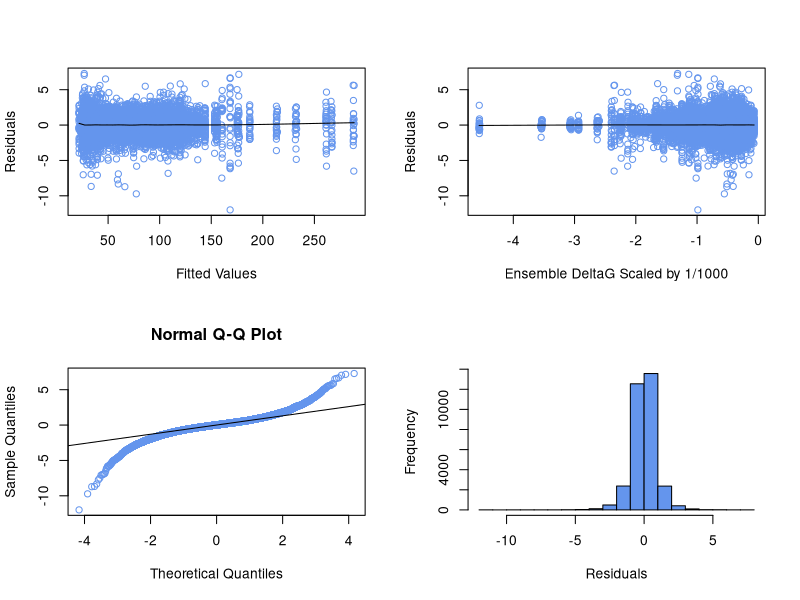
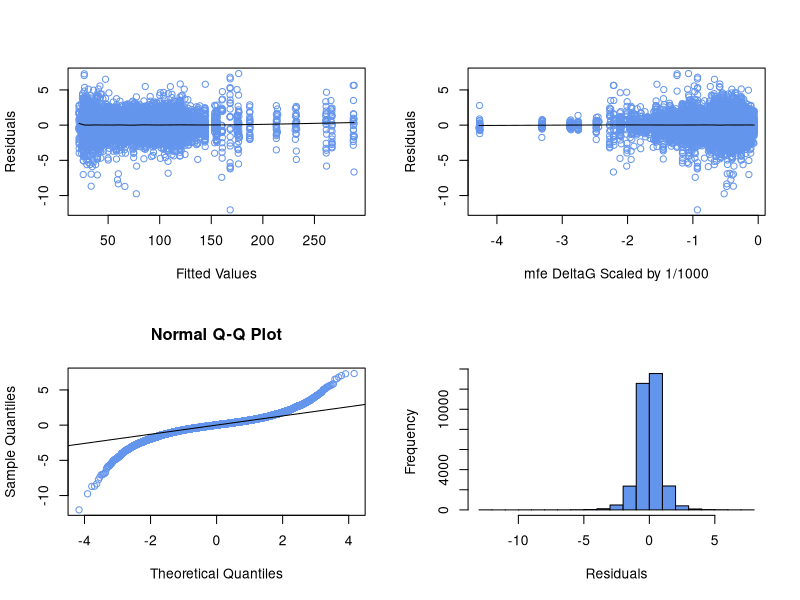
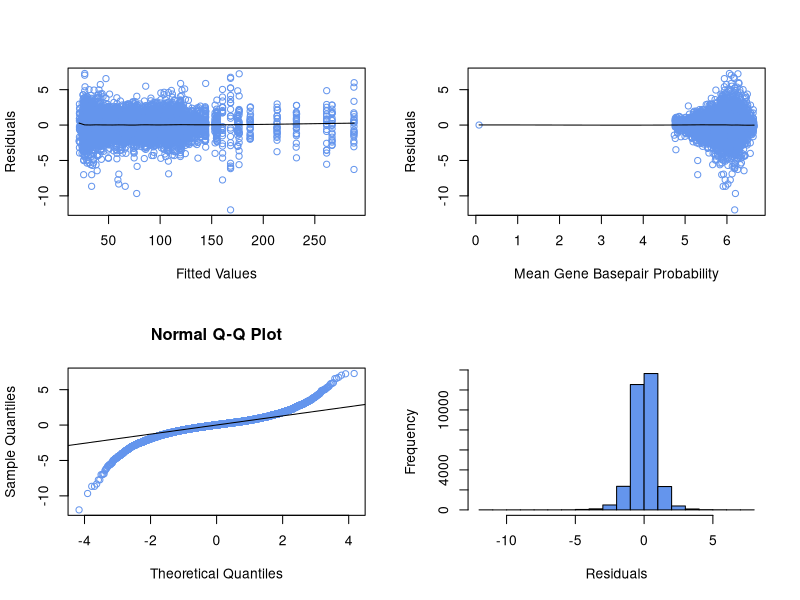
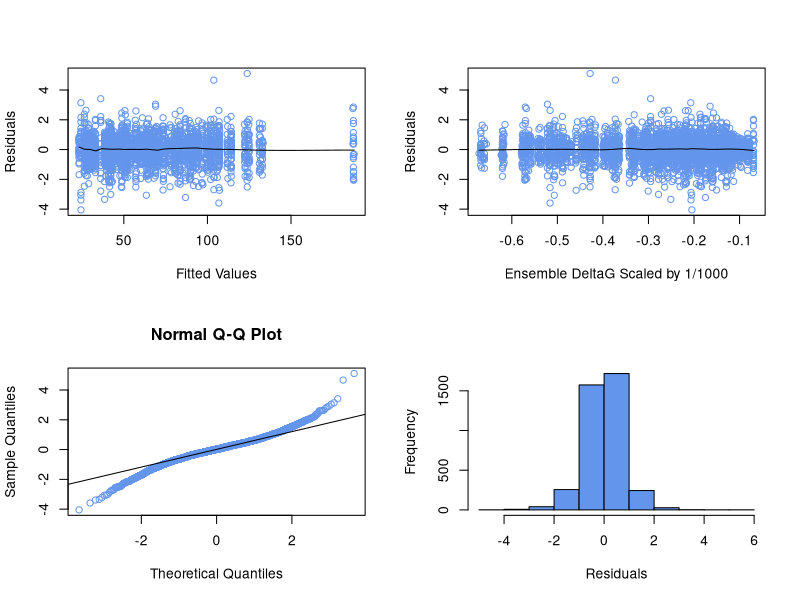
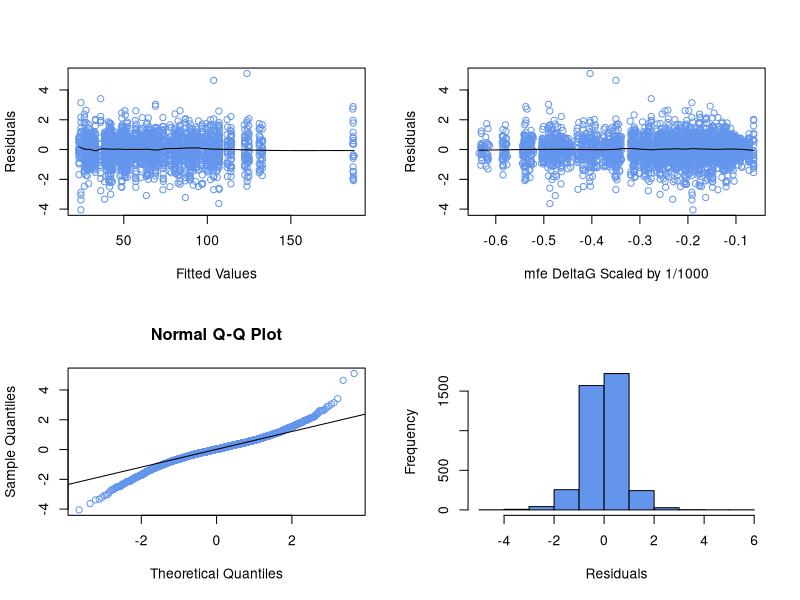
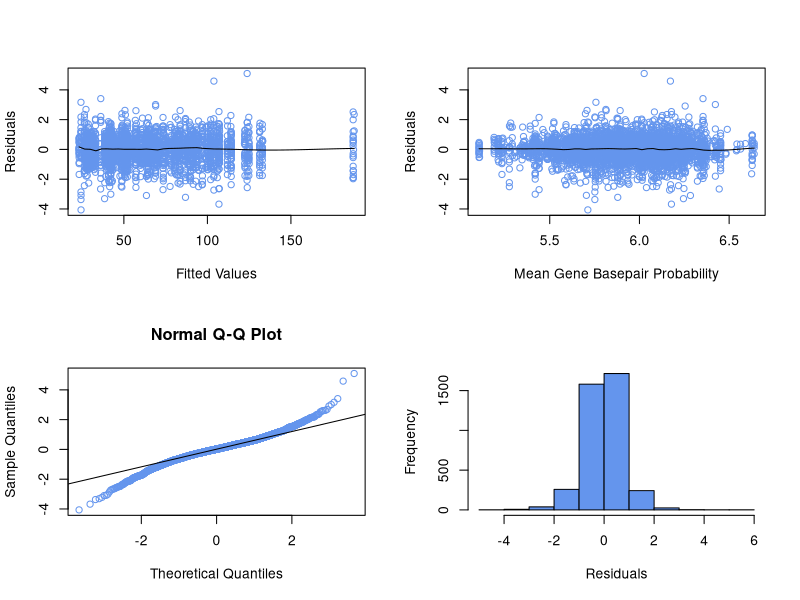

These figures' R source, in order:
## ---- chunk 1
knitr::opts_chunk$set(echo = TRUE)
## ---- chunk 2
library(car)
library(lme4)
library(reshape2)
## ---- chunk 3
response <- read.csv("n_PPR_1458_d.csv")
dataset <- melt(response, id.vars = "gene", variable.name = "strain", value.name = "PPR")
dataset$sqrtPPR <- (dataset$PPR)^(1/2)
## ---- chunk 4
explanatory0 <- read.csv('ensemble_fe_1458_30C.csv')
explanatory0 <- melt(explanatory0, id.vars = "gene", variable.name = "strain", value.name = "ensembleG")
dataset$ensembleG = explanatory0$ensembleG/1000 #divide by 1000 -> deltaG in Mcal/mol -> don't need to scale slope
## ---- chunk 5
lmm0 <- lmer(sqrtPPR ~ ensembleG + (1+ensembleG|gene), data=dataset, REML = FALSE, control = lmerControl(optimizer="Nelder_Mead", optCtrl=list(maxfun=1e5)))
summary(lmm0)
## ---- chunk 6
confint(lmm0, parm="ensembleG", level=0.95)
## ---- chunk 7
lmm00 <- lmer(sqrtPPR ~ (1+ensembleG|gene), data=dataset, REML = FALSE, control = lmerControl(optimizer="Nelder_Mead", optCtrl=list(maxfun=1e5)))
anova(lmm0, lmm00)
## ---- chunk 8
par(mfrow=c(2,2))
res = residuals(lmm0)

scatter.smooth(fitted(lmm0), res, col='cornflowerblue', span=0.1, xlab='Fitted Values', ylab='Residuals')
scatter.smooth(dataset$ensembleG, res, col='cornflowerblue', span=0.1, xlab="Ensemble DeltaG Scaled by 1/1000", ylab='Residuals')
qqnorm(res, col='cornflowerblue')
qqline(res)
hist(res, main='', xlab='Residuals', ylab='Frequency', col='cornflowerblue')
rm(list = ls(all.names = TRUE))
## ---- chunk 9
response <- read.csv('n_PPR_1458_d.csv')
dataset <- melt(response, id.vars = "gene", variable.name = "strain", value.name = "PPR")
dataset$sqrtPPR <- (dataset$PPR)^(1/2)
## ---- chunk 10
explanatory1 <- read.csv('optimal_struc_mfe_1458_30C.csv')
explanatory1 <- melt(explanatory1, id.vars = "gene", variable.name = "strain", value.name = "optimalG")
dataset$optimalG <- explanatory1$optimalG/1000 #divide by 1000 -> deltaG in Mcal/mol -> don't need to scale slope
## ---- chunk 11
lmm1 <- lmer(sqrtPPR ~ optimalG + (1+optimalG|gene), data=dataset, REML = FALSE, control = lmerControl(optimizer="Nelder_Mead", optCtrl=list(maxfun=1e5)))
summary(lmm1)
## ---- chunk 12
confint(lmm1, parm="optimalG", level=0.95)
## ---- chunk 13
lmm01 <- lmer(sqrtPPR ~ (1+optimalG|gene), data=dataset, REML = FALSE, control = lmerControl(optimizer="Nelder_Mead", optCtrl=list(maxfun=1e5)))
anova(lmm1, lmm01)
## ---- chunk 14
par(mfrow=c(2,2))
res = residuals(lmm1)

scatter.smooth(fitted(lmm1), res, col='cornflowerblue', span=0.1, xlab='Fitted Values', ylab='Residuals')
scatter.smooth(dataset$optimalG, res, col='cornflowerblue', span=0.1, xlab="mfe DeltaG Scaled by 1/1000", ylab='Residuals')
qqnorm(res, col='cornflowerblue')
qqline(res)
hist(res, main='', xlab='Residuals', ylab='Frequency', col='cornflowerblue')
rm(list = ls(all.names = TRUE))
## ---- chunk 15
response <- read.csv('n_PPR_1458_d.csv')
dataset <- melt(response, id.vars = "gene", variable.name = "strain", value.name = "PPR")
dataset$sqrtPPR <- (dataset$PPR)^(1/2)
## ---- chunk 16
explanatory2 <- read.csv('mean_gene_bp_prob_1458_30C.csv')
explanatory2 <- melt(explanatory2, id.vars = "gene", variable.name = "strain", value.name = "bp_prob")
dataset$bp_prob <- (explanatory2$bp_prob)*10  #multiplying by 10 makes the model work with no warnings 
#after finding the slope of the model, we multiply the slope times 10 to get the units back where they were
#because rise/run so the bp_prob is in the denominator, so multiplying the slope by 10 undoes the multiplying the bp_prob by 10
## ---- chunk 17
lmm2 <- lmer(sqrtPPR ~ bp_prob + (1+bp_prob|gene), data=dataset, REML = FALSE, control = lmerControl(optimizer="Nelder_Mead", optCtrl=list(maxfun=1e5)))
summary(lmm2)
## ---- chunk 18
confint(lmm2, parm="bp_prob", level=0.95)
## ---- chunk 19
lmm02 <- lmer(sqrtPPR ~ (1+bp_prob|gene), data=dataset, REML = FALSE, control = lmerControl(optimizer="bobyqa", optCtrl=list(maxfun=1e5)))
anova(lmm2, lmm02)
## ---- chunk 20
par(mfrow=c(2,2))
res = residuals(lmm2)

scatter.smooth(fitted(lmm2), res, col='cornflowerblue', span=0.1, xlab='Fitted Values', ylab='Residuals')
scatter.smooth(dataset$bp_prob, res, col='cornflowerblue', span=0.1, xlab="Mean Gene Basepair Probability", ylab='Residuals')
qqnorm(res, col='cornflowerblue')
qqline(res)
hist(res, main='', xlab='Residuals', ylab='Frequency', col='cornflowerblue')
rm(list = ls(all.names = TRUE))
## ---- chunk 21
response <- read.csv("n_PPR_176_d.csv")
dataset <- melt(response, id.vars = "gene", variable.name = "strain", value.name = "PPR")
dataset$sqrtPPR <- (dataset$PPR)^(1/2)
## ---- chunk 22
explanatory0 <- read.csv('ensemble_fe_176_30C.csv')
explanatory0 <- melt(explanatory0, id.vars = "gene", variable.name = "strain", value.name = "ensembleG")
dataset$ensembleG = explanatory0$ensembleG/1000 #divide by 1000 -> deltaG in Mcal/mol -> don't need to scale slope
## ---- chunk 23
lmm0 <- lmer(sqrtPPR ~ ensembleG + (1+ensembleG|gene), data=dataset, REML = FALSE, control = lmerControl(optimizer="Nelder_Mead", optCtrl=list(maxfun=1e5)))
summary(lmm0)
## ---- chunk 24
confint(lmm0, parm="ensembleG", level=0.95)
## ---- chunk 25
lmm00 <- lmer(sqrtPPR ~ (1+ensembleG|gene), data=dataset, REML = FALSE, control = lmerControl(optimizer="Nelder_Mead", optCtrl=list(maxfun=1e5)))
anova(lmm0, lmm00)
## ---- chunk 26
par(mfrow=c(2,2))
res = residuals(lmm0)

scatter.smooth(fitted(lmm0), res, col='cornflowerblue', span=0.1, xlab='Fitted Values', ylab='Residuals')
scatter.smooth(dataset$ensembleG, res, col='cornflowerblue', span=0.1, xlab="Ensemble DeltaG Scaled by 1/1000", ylab='Residuals')
qqnorm(res, col='cornflowerblue')
qqline(res)
hist(res, main='', xlab='Residuals', ylab='Frequency', col='cornflowerblue')
rm(list = ls(all.names = TRUE))
## ---- chunk 27
response <- read.csv('n_PPR_176_d.csv')
dataset <- melt(response, id.vars = "gene", variable.name = "strain", value.name = "PPR")
dataset$sqrtPPR <- (dataset$PPR)^(1/2)
## ---- chunk 28
explanatory1 <- read.csv('optimal_struc_mfe_176_30C.csv')
explanatory1 <- melt(explanatory1, id.vars = "gene", variable.name = "strain", value.name = "optimalG")
dataset$optimalG <- explanatory1$optimalG/1000 #divide by 1000 -> deltaG in Mcal/mol -> don't need to scale slope
## ---- chunk 29
lmm1 <- lmer(sqrtPPR ~ optimalG + (1+optimalG|gene), data=dataset, REML = FALSE, control = lmerControl(optimizer="Nelder_Mead", optCtrl=list(maxfun=1e5)))
summary(lmm1)
## ---- chunk 30
confint(lmm1, parm="optimalG", level=0.95)
## ---- chunk 31
lmm01 <- lmer(sqrtPPR ~ (1+optimalG|gene), data=dataset, REML = FALSE, control = lmerControl(optimizer="Nelder_Mead", optCtrl=list(maxfun=1e5)))
anova(lmm1, lmm01)
## ---- chunk 32
par(mfrow=c(2,2))
res = residuals(lmm1)

scatter.smooth(fitted(lmm1), res, col='cornflowerblue', span=0.1, xlab='Fitted Values', ylab='Residuals')
scatter.smooth(dataset$optimalG, res, col='cornflowerblue', span=0.1, xlab="mfe DeltaG Scaled by 1/1000", ylab='Residuals')
qqnorm(res, col='cornflowerblue')
qqline(res)
hist(res, main='', xlab='Residuals', ylab='Frequency', col='cornflowerblue')
rm(list = ls(all.names = TRUE))
## ---- chunk 33
response <- read.csv('n_PPR_176_d.csv')
dataset <- melt(response, id.vars = "gene", variable.name = "strain", value.name = "PPR")
dataset$sqrtPPR <- (dataset$PPR)^(1/2)
## ---- chunk 34
explanatory2 <- read.csv('mean_gene_bp_prob_176_30C.csv')
explanatory2 <- melt(explanatory2, id.vars = "gene", variable.name = "strain", value.name = "bp_prob")
dataset$bp_prob <- (explanatory2$bp_prob)*10  #multiplying by 10 makes the model work with no warnings 
#after finding the slope of the model, we multiply the slope times 10 to get the units back where they were
#because rise/run so the bp_prob is in the denominator, so multiplying the slope by 10 undoes the multiplying the bp_prob by 10
## ---- chunk 35
lmm2 <- lmer(sqrtPPR ~ bp_prob + (1+bp_prob|gene), data=dataset, REML = FALSE, control = lmerControl(optimizer="Nelder_Mead", optCtrl=list(maxfun=1e5)))
summary(lmm2)
## ---- chunk 36
confint(lmm2, parm="bp_prob", level=0.95)
## ---- chunk 37
lmm02 <- lmer(sqrtPPR ~ (1+bp_prob|gene), data=dataset, REML = FALSE, control = lmerControl(optimizer="Nelder_Mead", optCtrl=list(maxfun=1e5)))
anova(lmm2, lmm02)
## ---- chunk 38
par(mfrow=c(2,2))
res = residuals(lmm2)

scatter.smooth(fitted(lmm2), res, col='cornflowerblue', span=0.1, xlab='Fitted Values', ylab='Residuals')
scatter.smooth(dataset$bp_prob, res, col='cornflowerblue', span=0.1, xlab="Mean Gene Basepair Probability", ylab='Residuals')
qqnorm(res, col='cornflowerblue')
qqline(res)
hist(res, main='', xlab='Residuals', ylab='Frequency', col='cornflowerblue')
rm(list = ls(all.names = TRUE))
